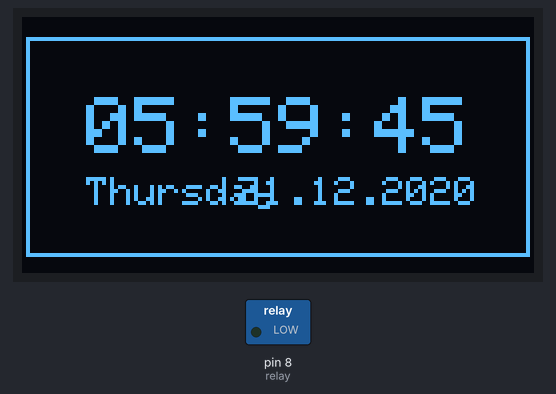
This sketch was run on a simulated Arduino Uno, built with avr-gcc and run on an emulated ATmega328P. On the bench: 128×64 one-colour display, switched loads named in the sketch (green lamp = pin HIGH). The local clock reads 2024-03-15 10:24:30 at power-on unless the sketch sets it; what the sketch prints to the serial monitor is not drawn.

Above: at 0.1 s.
At 10.1 s:
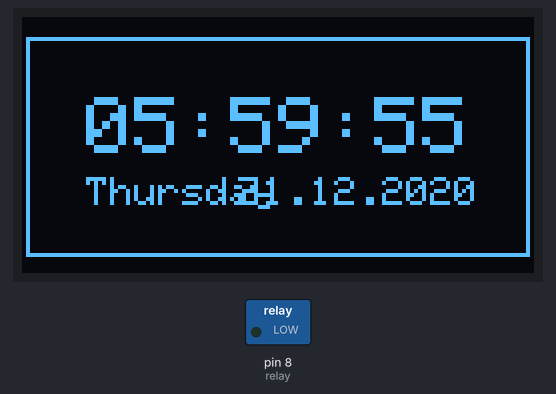
At 19.1 s:
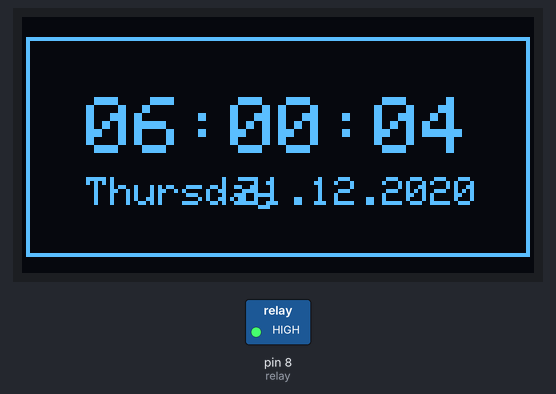
At 38.1 s:
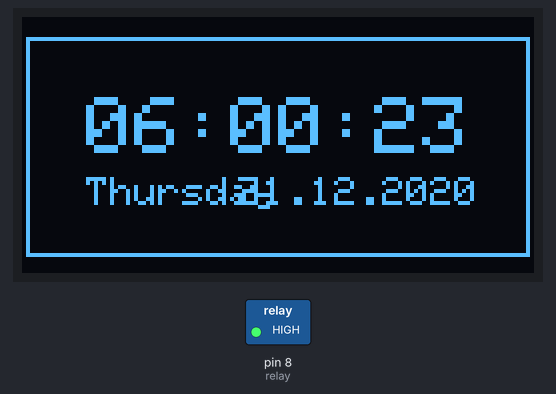
Timing chart, 0 to 39.6 s (numbered marks = the images above):
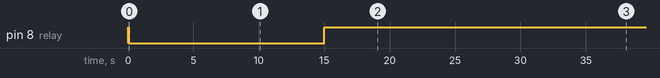

Measured:
- by itself, pin 8 (relay): HIGH → LOW at 0.08 s, → HIGH 14.9 s later
- what the display in image 0 shows lasts 1.0 s, from 0.1 s to 1.1 s

The sketch:

oled_ds3231.ino
```cpp
/*
    follow ig saya di @imamsbkti
    facebook ImamSubekti
    youtube imamID
    github.com/imamid
*/
#include <DS3231.h>
#include <Adafruit_SSD1306.h>

DS3231 rtc(SDA, SCL);
Time waktu;
Adafruit_SSD1306 oled(128, 64, &Wire, 4);

int relay = 8;


void setup() {
  // put your setup code here, to run once:
  Serial.begin(115200);
  rtc.begin();

  oled.begin(SSD1306_SWITCHCAPVCC, 0x3C);
  oled.clearDisplay();

  pinMode(relay, OUTPUT);
  digitalWrite(relay, HIGH);

  rtc.setTime(5, 59, 45);
  rtc.setDate(31, 12, 2020);
  rtc.setDOW(4);
}

void loop() {
  // put your main code here, to run repeatedly:
  oled.clearDisplay();

  oled.drawRect(1, 5, 126, 55, WHITE);
  oled.setTextSize(2);
  oled.setTextColor(WHITE);
  oled.setCursor(16, 20);
  oled.print(rtc.getTimeStr()); //mengambil data waktu

  oled.setTextSize(1);
  oled.setCursor(16, 40);
  oled.print(rtc.getDOWStr()); //mengambil hari

  oled.setCursor(54, 40);
  oled.print(rtc.getDateStr()); //mengambil tanggal bulan tahun
  oled.display();

  waktu = rtc.getTime();

  Serial.println(waktu.hour);
  if (waktu.hour >= 17 && waktu.hour <= 24 || waktu.hour >= 0 && waktu.hour <= 5) {
    digitalWrite(relay, LOW);
    Serial.println("nyala");
  } else {
    digitalWrite(relay, HIGH);
    Serial.println("mati");
  }


}
```
